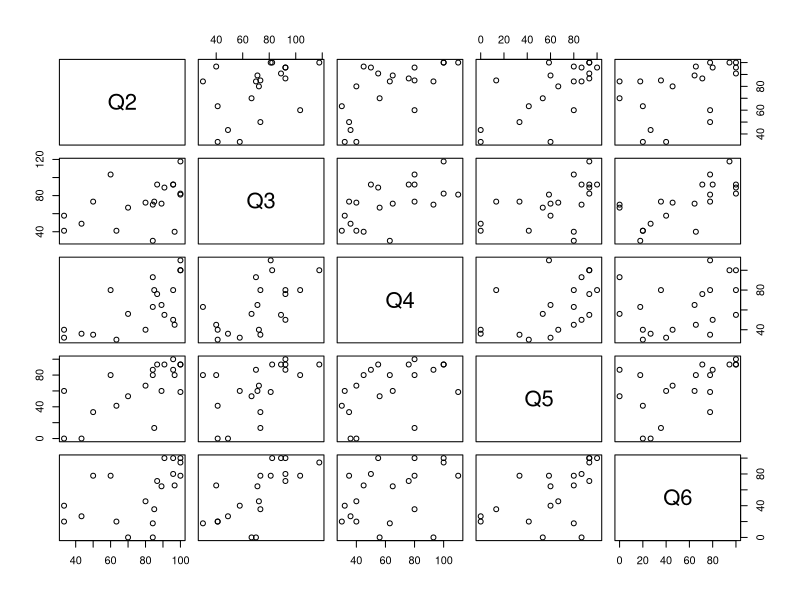
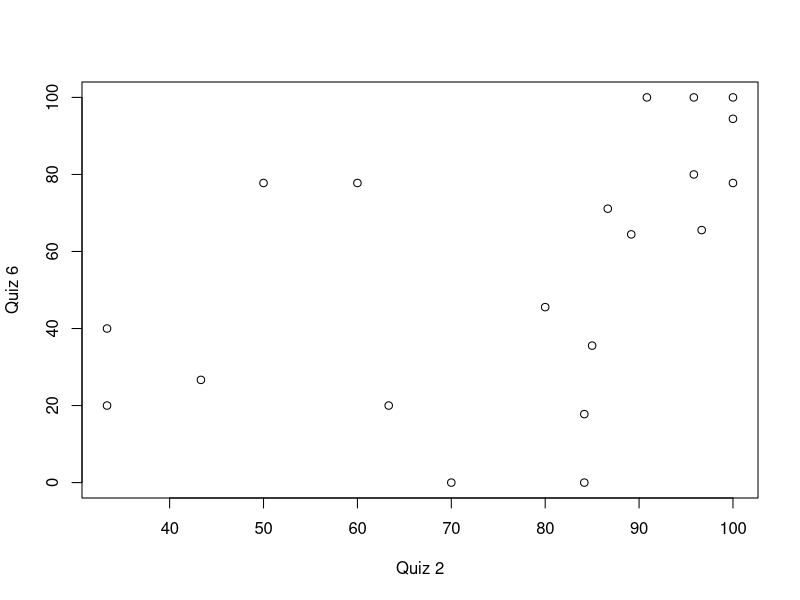
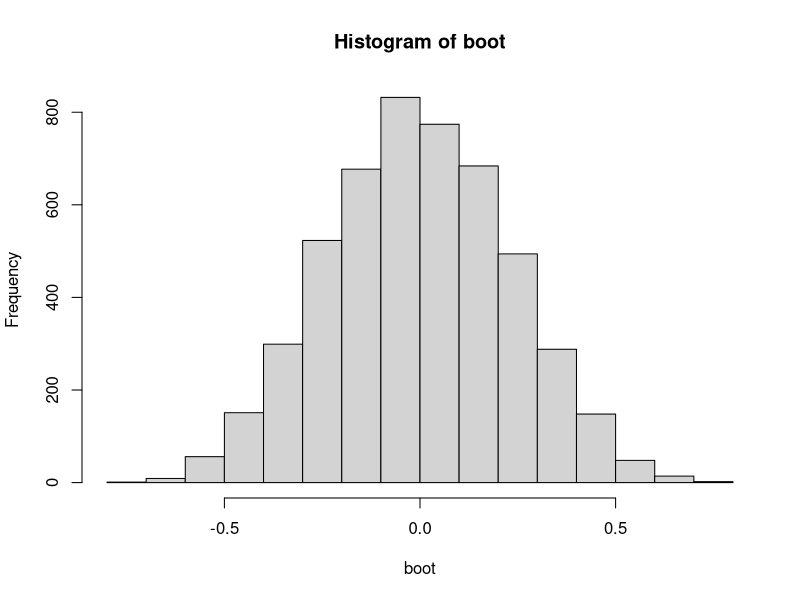

The R source for these figures, in order:
## ---- chunk 1
quiz <- as.data.frame(read.csv("quiz.csv"))
class(quiz)
## ---- chunk 2
plot(quiz)
## ---- chunk 3
plot(quiz$Q2,quiz$Q6,xlab= "Quiz 2", ylab= "Quiz 6")
## ---- chunk 4
cor(quiz$Q2,quiz$Q6)
## ---- chunk 5
bootstrap.cor <- function(x,y,B= 2000){
  data.x <- data.frame(x)
  data.y <- data.frame(y)
  boot.est <- vector(length= B)
  for(i in 1:B){
    boot.x <- data.x[sample(1:nrow(data.x),replace=TRUE),]
    boot.y <- data.y[sample(1:nrow(data.y),replace=TRUE),]
    boot.est[i] <- cor(boot.x,boot.y)
  }
  return(boot.est)
}
## ---- chunk 6
boot <- bootstrap.cor(quiz$Q2,quiz$Q6,B= 5000)
hist(boot)
## ---- chunk 7
quantile(boot,c(0.025,0.975))
cor.test(quiz$Q2,quiz$Q6)$conf.int[1:2]
## ---- chunk 8
cov.mat <- cov(quiz)

cov(x = quiz$Q2, y = quiz$Q3)
cov.mat[1,2]
## ---- chunk 9

eigen.vals <- eigen(cov.mat)$value 
eigen.vals
## ---- chunk 10
sum(eigen.vals)
sum(diag(cov.mat))
## ---- chunk 11
eigen.vals[1]/sum(eigen.vals)
## ---- chunk 12
bootstrap.eigenratio <- function(mat, B = 2000){
?eigen
  cov.mat <- cov(mat)
  eigen.vals <- eigen(x=cov.mat)$value
  data.eigen <- data.frame(eigen.vals)
  eigen.ratio <- vector(length= B)
  for(i in 1:B){
    
    boot.est <- data.eigen[sample(1:nrow(data.eigen),replace=TRUE),]
    eigen.ratio[i] <- max(boot.est)/sum(boot.est)
  }
  
  return(eigen.ratio)
}
## ---- chunk 13
bootstrap.eigenratio.test <- bootstrap.eigenratio(mat = quiz, B = 5000)
bootstrap.eigenratio.test
quantile(bootstrap.eigenratio.test, c(0.025, 0.975), na.rm = TRUE)
